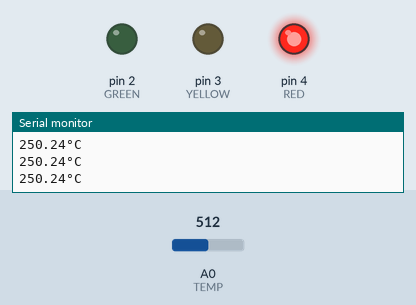
Simulated run of this sketch. Board: Arduino Uno, built with avr-gcc and run on an emulated ATmega328P. On the bench: output pins drawn as LEDs (lit = HIGH), the last lines printed to the serial monitor. The inputs (shaded band) are chosen by the test bench; at power-on: A0 (TEMP) = 512.

Above: at 1.2 s.
1.3 s: A0 (TEMP) set to 61
2.8 s: A0 (TEMP) set to 54
At 4.0 s:
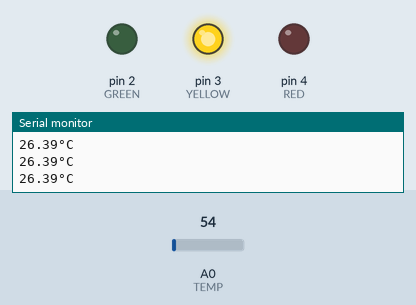
4.3 s: A0 (TEMP) set to 17
At 5.6 s:
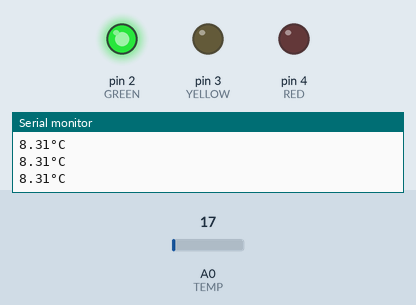
5.9 s: A0 (TEMP) set to 122
At 7.0 s:
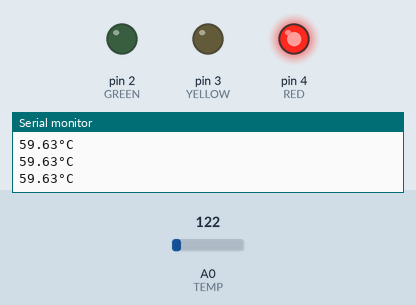
7.5 s: A0 (TEMP) set to 16
At 8.4 s:
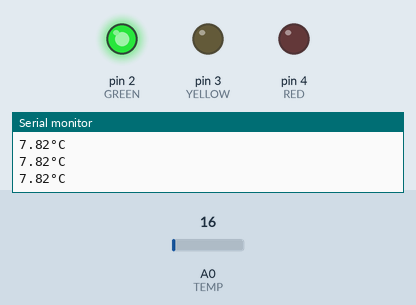
Timing chart, 0 to 10.1 s (numbered marks = the images above; inputs shaded):
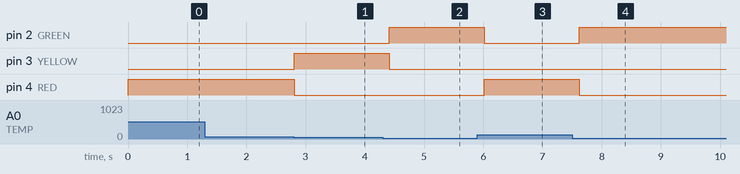

Measured:
- the behaviour switches between 57 and 56 on A0 (TEMP) (found by bisection; images 0 and 1)
- after the input at 2.8 s, pin 3 (YELLOW): LOW → HIGH at once; pin 4 (RED): HIGH → LOW at once
- after the input at 4.3 s, pin 2 (GREEN): LOW → HIGH after 0.11 s; pin 3 (YELLOW): HIGH → LOW after 0.11 s
- after the input at 5.9 s, pin 2 (GREEN): HIGH → LOW after 0.12 s; pin 4 (RED): LOW → HIGH after 0.12 s
- after the input at 7.5 s, pin 2 (GREEN): LOW → HIGH after 0.12 s; pin 4 (RED): HIGH → LOW after 0.12 s

The sketch:

Exercise10.ino
```cpp
#define TEMP A0
#define RED 4
#define YELLOW 3
#define GREEN 2

int analog_temperature;
float temperature;
float voltage;

void setup() {
  // put your setup code here, to run once:
  Serial.begin(9600);
  pinMode(TEMP, INPUT);
  pinMode(RED, OUTPUT);
  pinMode(GREEN, OUTPUT);
  pinMode(YELLOW, OUTPUT);

}

void loop() {
  // put your main code here, to run repeatedly:
  // we obtain analog value from 0 to 1023
  analog_temperature = analogRead(A0);
  voltage = analog_temperature/1023.0 * 5.0;
  temperature = voltage /0.01;

  if(temperature < 26){
    digitalWrite(RED, LOW);
    digitalWrite(GREEN, HIGH);
    digitalWrite(YELLOW, LOW);
  }

  else if(temperature < 27.5){
    digitalWrite(RED, LOW);
    digitalWrite(GREEN, LOW);
    digitalWrite(YELLOW, HIGH);
  }

  else{
    digitalWrite(RED, HIGH);
    digitalWrite(GREEN, LOW);
    digitalWrite(YELLOW, LOW);
  }

  delay(200);
  Serial.print(temperature);
  Serial.write(0xC2);
  Serial.write(0xB0);
  Serial.println('C');


}
```
